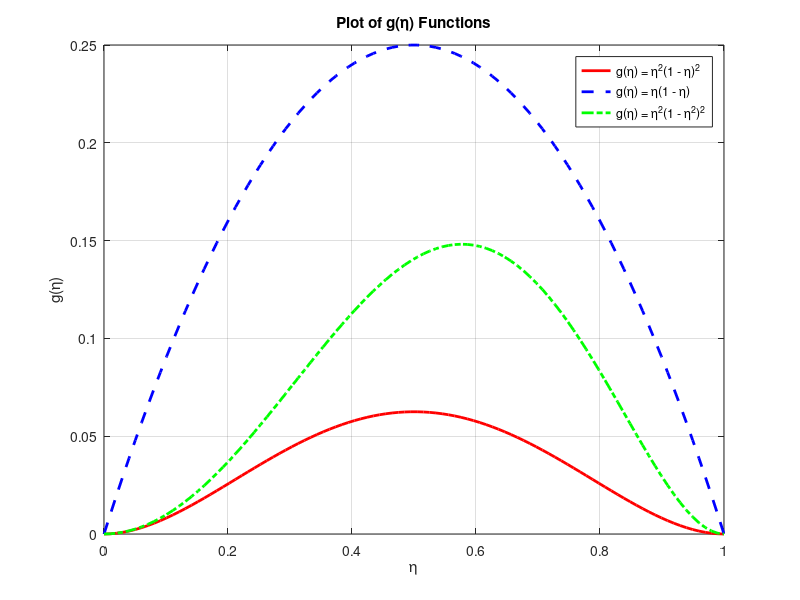

This chart was generated by the following MATLAB code:
% Define the range for eta
eta = linspace(0, 1, 100);

% Define the functions
g1 = eta.^2 .* (1 - eta).^2;
g2 = eta .* (1 - eta);
g3 = eta.^2 .* (1 - eta.^2).^2;

% Create a new figure
figure;

% Plot each function
plot(eta, g1, 'r-', 'LineWidth', 2); hold on;
plot(eta, g2, 'b--', 'LineWidth', 2);
plot(eta, g3, 'g-.', 'LineWidth', 2);

% Adding legends
legend('g(\eta) = \eta^2(1 - \eta)^2', 'g(\eta) = \eta(1 - \eta)', 'g(\eta) = \eta^2(1 - \eta^2)^2', 'Location', 'best');

% Title and labels
title('Plot of g(\eta) Functions');
xlabel('\eta');
ylabel('g(\eta)');

% ylim([-5, 5])
% Display grid
grid on;
